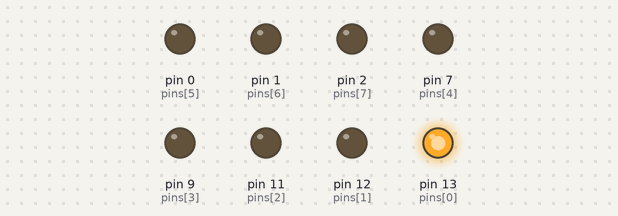
Recording of a sketch running on a simulated Arduino Uno, built with avr-gcc and run on an emulated ATmega328P. Shown: output pins drawn as LEDs (lit = HIGH).

Above: at 0.05 s.
At 0.25 s:
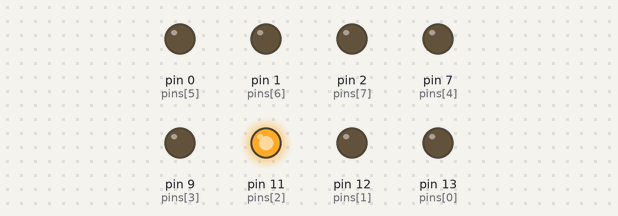
At 0.55 s:
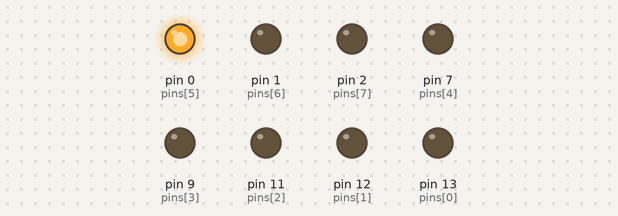
At 1.05 s:
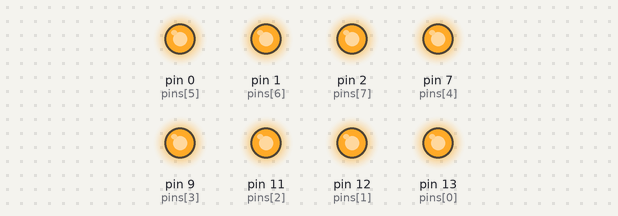
At 1.95 s:
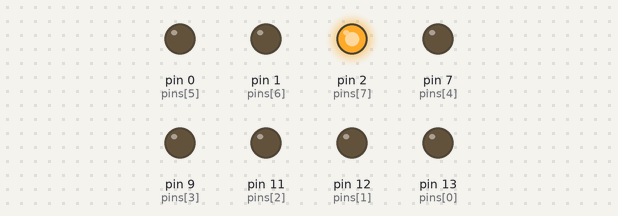
At 2.85 s:
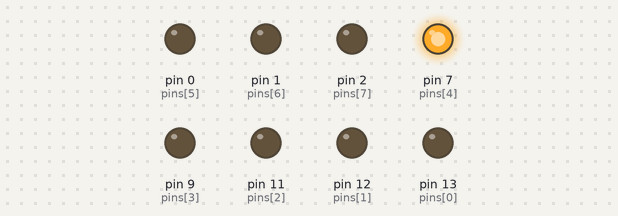
Timing chart, 0 to 3.1 s (numbered marks = the images above):
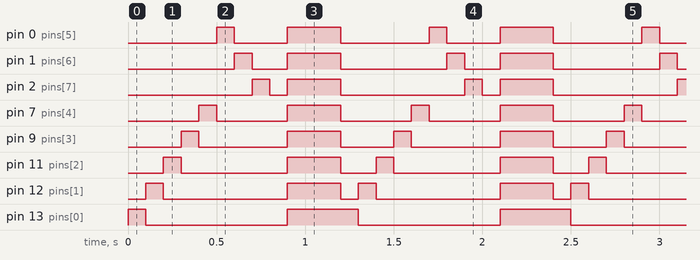

The sketch:

light_show.ino
```cpp
void setup() {
  // put your setup code here, to run once:
  pinMode (12, OUTPUT);
  pinMode (13, OUTPUT);
  pinMode (11, OUTPUT);
  pinMode (9, OUTPUT);
  pinMode (7, OUTPUT);
  pinMode (0, OUTPUT);
  pinMode (1, OUTPUT);
  pinMode (2, OUTPUT);


}
void single (){
  int pins[] = {13, 12, 11, 9, 7, 0, 1, 2};
  for (int count  = 0; count <8; count++){
     digitalWrite (pins[count], HIGH);
     delay (100);
     digitalWrite (pins[count], LOW);
  }

}
//void onetwo (){

//}
void all () {
  int myPins[] = {13, 12, 11, 9, 7, 0, 1, 2};
  for (int count  = 0; count <8; count++){
     digitalWrite (myPins[count], HIGH);
  }
}
void off () {
  int pin2[] = {13, 12, 11, 9, 7, 0, 1, 2};
    for (int count  = 0; count <8; count++){
     digitalWrite (pin2[count], LOW);
  }

 }
void loop() {
  // put your main code here, to run repeatedly:
 single ();
 delay (100);
 all ();
 delay (300);
 off ();
}
```

Measured:
- by itself, pin 0 (pins[5]): repeats every 1.2 s: LOW 0.30 s, HIGH 0.30 s, LOW 0.50 s, HIGH 0.10 s
- by itself, pin 1 (pins[6]): repeats every 1.2 s: LOW 0.20 s, HIGH 0.30 s, LOW 0.60 s, HIGH 0.10 s
- by itself, pin 2 (pins[7]): repeats every 1.2 s: LOW 0.10 s, HIGH 0.30 s, LOW 0.70 s, HIGH 0.10 s
- by itself, pin 7 (pins[4]): repeats every 1.2 s: LOW 0.40 s, HIGH 0.30 s, LOW 0.40 s, HIGH 0.10 s
- by itself, pin 9 (pins[3]): repeats every 1.2 s: LOW 0.50 s, HIGH 0.30 s, LOW 0.30 s, HIGH 0.10 s
- by itself, pin 11 (pins[2]): repeats every 1.2 s: LOW 0.60 s, HIGH 0.30 s, LOW 0.20 s, HIGH 0.10 s
- by itself, pin 12 (pins[1]): repeats every 1.2 s: LOW 0.70 s, HIGH 0.30 s, LOW 0.10 s, HIGH 0.10 s
- by itself, pin 13 (pins[0]): repeats every 1.2 s: LOW 0.80 s, HIGH 0.40 s
